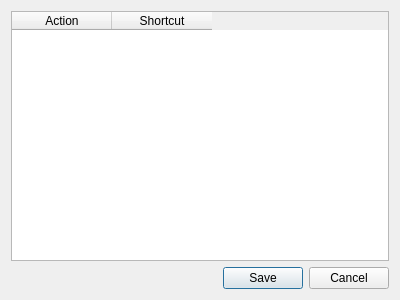
<?xml version="1.0" encoding="UTF-8"?>
<ui version="4.0">
    <class>ShortcutsDialog</class>
    <widget class="QDialog" name="ShortcutsDialog">
        <property name="geometry">
            <rect>
                <x>0</x>
                <y>0</y>
                <width>400</width>
                <height>300</height>
            </rect>
        </property>
        <property name="windowTitle">
            <string>Keyboard Shortcuts</string>
        </property>
        <layout class="QVBoxLayout" name="verticalLayout">
            <item>
                <widget class="QTableWidget" name="tableWidget">
                    <property name="columnCount">
                        <number>2</number>
                    </property>
                    <column>
                        <property name="text">
                            <string>Action</string>
                        </property>
                    </column>
                    <column>
                        <property name="text">
                            <string>Shortcut</string>
                        </property>
                    </column>
                </widget>
            </item>
            <item>
                <widget class="QDialogButtonBox" name="buttonBox">
                    <property name="standardButtons">
                        <set>QDialogButtonBox::Cancel|QDialogButtonBox::Save</set>
                    </property>
                </widget>
            </item>
        </layout>
    </widget>
    <resources/>
    <connections>
        <connection>
            <sender>buttonBox</sender>
            <signal>accepted()</signal>
            <receiver>ShortcutsDialog</receiver>
            <slot>accept()</slot>
            <hints>
                <hint type="sourcelabel">
                    <x>248</x>
                    <y>254</y>
                </hint>
                <hint type="destinationlabel">
                    <x>157</x>
                    <y>274</y>
                </hint>
            </hints>
        </connection>
        <connection>
            <sender>buttonBox</sender>
            <signal>rejected()</signal>
            <receiver>ShortcutsDialog</receiver>
            <slot>reject()</slot>
            <hints>
                <hint type="sourcelabel">
                    <x>316</x>
                    <y>260</y>
                </hint>
                <hint type="destinationlabel">
                    <x>286</x>
                    <y>274</y>
                </hint>
            </hints>
        </connection>
    </connections>
</ui>
